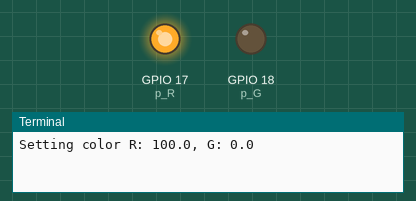
Simulated run of this program. Board: Raspberry Pi (BCM pin numbers). On the bench: output pins drawn as LEDs (lit = HIGH), the last lines printed to the terminal.

Above: at 0.05 s.
At 1.5 s:
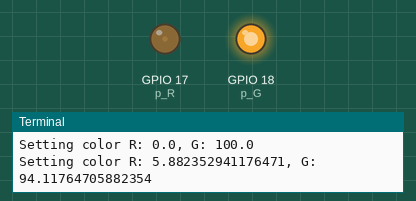
Timing chart, 0 to 4.6 s (numbered marks = the images above):
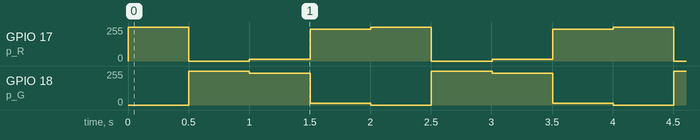

The program:

makerobo-ch01.py
```python
from gpiozero import PWMLED
from time import sleep

colors = [0xFF00, 0x00FF, 0x0FF0, 0xF00F]
makerobo_pins = (17, 18)

# xxx Hz = xxx / 1s
p_R = PWMLED(makerobo_pins[0], initial_value=0, frequency=2000)
p_G = PWMLED(makerobo_pins[1], initial_value=0, frequency=2000)

def makerobo_pwm_map(x, in_min, in_max, out_min, out_max):
    return (x - in_min) * (out_max - out_min) / (in_max - in_min) + out_min

def makerobo_set_Color(col):
    R_val = col >> 8
    G_val = col & 0x00FF
    R_val = makerobo_pwm_map(R_val, 0, 255, 0, 100)
    G_val = makerobo_pwm_map(G_val, 0, 255, 0, 100)
    print (f'Setting color R: {R_val}, G: {G_val}')
    p_R.value = (R_val) / 100.0
    p_G.value = (G_val) / 100.0

def makerobo_loop():
    while True:
        for col in colors:
            makerobo_set_Color(col)
            sleep(0.5)

def makerobo_destroy():
    p_R.close()
    p_G.close()

if __name__ == '__main__':
    try:
        makerobo_loop()
    except KeyboardInterrupt:
        makerobo_destroy()
    
```

Measured:
- by itself, GPIO 17 (p_R): repeats every 2.0 s: 0/255 0.50 s, 15/255 0.50 s, 240/255 0.50 s, 255/255 0.50 s
- by itself, GPIO 18 (p_G): repeats every 2.0 s: 240/255 0.50 s, 15/255 0.50 s, 0/255 0.50 s, 255/255 0.50 s
